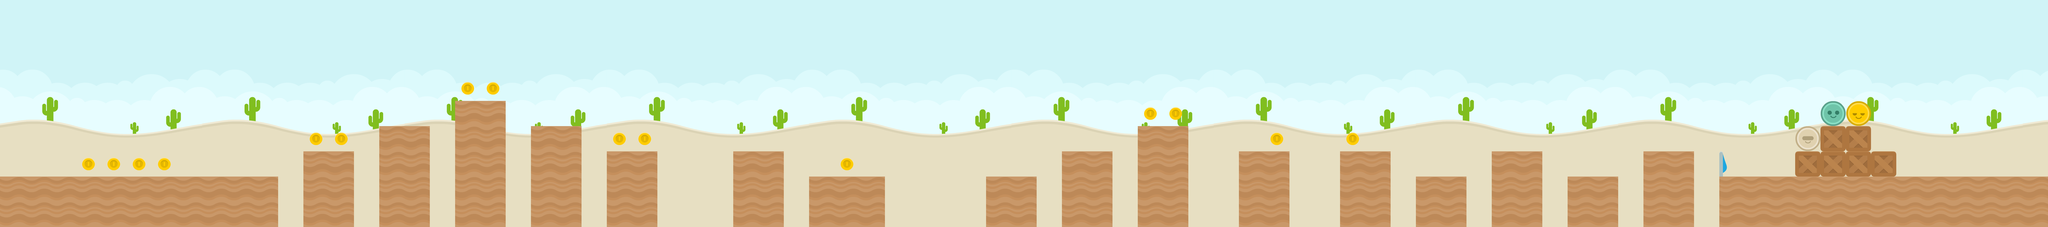

The image is a tile-based game level rendered from a .tmx file. Its description and complete source (layers, tilesets, objects, tile grids) follow:
An orthogonal 81x9 tile map with 128x128 px tiles, 2 tile layers (Tile Layer 1, Tile Layer 2), 5 tilesets and 34 objects.

<map version="1.0" orientation="orthogonal" renderorder="right-down" width="81" height="9" tilewidth="128" tileheight="128" nextobjectid="37">
 <tileset firstgid="1" name="spritesheet_items" tilewidth="128" tileheight="128" tilecount="32" columns="8">
  <image source="../tilesets/spritesheet_items.png" width="1024" height="512" />
 </tileset>
 <tileset firstgid="33" name="colored_desert" tilewidth="128" tileheight="128" tilecount="64" columns="8">
  <image source="../tilesets/colored_desert.png" width="1024" height="1024" />
 </tileset>
 <tileset firstgid="97" name="spritesheet_tiles" tilewidth="128" tileheight="128" spacing="2" margin="1" tilecount="128" columns="8">
  <image source="../tilesets/spritesheet_tiles.png" width="1040" height="2080" />
 </tileset>
 <tileset firstgid="225" name="players" tilewidth="128" tileheight="128" tilecount="4" columns="4">
  <image source="../tilesets/players.png" width="512" height="128" />
 </tileset>
 <tileset firstgid="229" name="spritesheet_ground" tilewidth="128" tileheight="128" spacing="2" margin="1" tilecount="128" columns="8">
  <image source="../tilesets/spritesheet_ground.png" width="1040" height="2080" />
 </tileset>
 <layer name="Tile Layer 1" width="81" height="9">
  <data encoding="csv">
33,34,35,36,37,38,39,40,33,34,35,36,37,38,39,40,33,34,35,36,37,38,39,40,33,34,35,36,37,38,39,40,33,34,35,36,37,38,39,40,33,34,35,36,37,38,39,40,33,34,35,36,37,38,39,40,33,34,35,36,37,38,39,40,33,34,35,36,37,38,39,40,33,34,35,36,37,38,39,40,33,
41,42,43,44,45,46,47,48,41,42,43,44,45,46,47,48,41,42,43,44,45,46,47,48,41,42,43,44,45,46,47,48,41,42,43,44,45,46,47,48,41,42,43,44,45,46,47,48,41,42,43,44,45,46,47,48,41,42,43,44,45,46,47,48,41,42,43,44,45,46,47,48,41,42,43,44,45,46,47,48,41,
49,50,51,52,53,54,55,56,49,50,51,52,53,54,55,56,49,50,51,52,53,54,55,56,49,50,51,52,53,54,55,56,49,50,51,52,53,54,55,56,49,50,51,52,53,54,55,56,49,50,51,52,53,54,55,56,49,50,51,52,53,54,55,56,49,50,51,52,53,54,55,56,49,50,51,52,53,54,55,56,49,
57,58,59,60,61,62,63,64,57,58,59,60,61,62,63,64,57,58,59,60,61,62,63,64,57,58,59,60,61,62,63,64,57,58,59,60,61,62,63,64,57,58,59,60,61,62,63,64,57,58,59,60,61,62,63,64,57,58,59,60,61,62,63,64,57,58,59,60,61,62,63,64,57,58,59,60,61,62,63,64,57,
65,66,67,68,69,70,71,72,65,66,67,68,69,70,71,72,65,66,67,68,69,70,71,72,65,66,67,68,69,70,71,72,65,66,67,68,69,70,71,72,65,66,67,68,69,70,71,72,65,66,67,68,69,70,71,72,65,66,67,68,69,70,71,72,65,66,67,68,69,70,71,72,65,66,67,68,69,70,71,72,65,
73,74,75,76,77,78,79,80,73,74,75,76,77,78,79,80,73,74,75,76,77,78,79,80,73,74,75,76,77,78,79,80,73,74,75,76,77,78,79,80,73,74,75,76,77,78,79,80,73,74,75,76,77,78,79,80,73,74,75,76,77,78,79,80,73,74,75,76,77,78,79,80,73,74,75,76,77,78,79,80,73,
81,82,83,84,85,86,87,88,81,82,83,84,85,86,87,88,81,82,83,84,85,86,87,88,81,82,83,84,85,86,87,88,81,82,83,84,85,86,87,88,81,82,83,84,85,86,87,88,81,82,83,84,85,86,87,88,81,82,83,84,85,86,87,88,81,82,83,84,85,86,87,88,81,82,83,84,85,86,87,88,81,
89,90,91,92,93,94,95,96,89,90,89,90,91,92,93,94,95,96,96,96,96,96,96,96,96,96,96,96,96,96,96,96,89,90,91,92,93,94,95,96,89,90,91,92,93,94,95,96,89,90,91,92,93,94,95,96,89,90,91,92,93,94,95,96,89,90,91,92,93,94,95,96,89,90,91,92,93,94,95,96,298,
89,89,90,91,92,93,94,95,96,96,96,96,96,96,96,96,96,96,89,89,89,89,89,89,90,91,92,93,94,95,96,96,96,96,96,96,96,96,89,89,89,89,89,89,89,89,89,90,91,92,93,94,95,96,96,96,96,96,96,96,94,95,96,96,96,89,89,89,89,89,89,89,89,90,91,92,93,94,95,96,298
</data>
 </layer>
 <layer name="Tile Layer 2" width="81" height="9">
  <data encoding="csv">
0,0,0,0,0,0,0,0,0,0,0,0,0,0,0,0,0,0,0,0,0,0,0,0,0,0,0,0,0,0,0,0,0,0,0,0,0,0,0,0,0,0,0,0,0,0,0,0,0,0,0,0,0,0,0,0,0,0,0,0,0,0,0,0,0,0,0,0,0,0,0,0,0,0,0,0,0,0,0,0,0,
0,0,0,0,0,0,0,0,0,0,0,0,0,0,0,0,0,0,0,0,0,0,0,0,0,0,0,0,0,0,0,0,0,0,0,0,0,0,0,0,0,0,0,0,0,0,0,0,0,0,0,0,0,0,0,0,0,0,0,0,0,0,0,0,0,0,0,0,0,0,0,0,0,0,0,0,0,0,0,0,0,
0,0,0,0,0,0,0,0,0,0,0,0,0,0,0,0,0,0,0,0,0,0,0,0,0,0,0,0,0,0,0,0,0,0,0,0,0,0,0,0,0,0,0,0,0,0,0,0,0,0,0,0,0,0,0,0,0,0,0,0,0,0,0,0,0,0,0,0,0,0,0,0,0,0,0,0,0,0,0,0,0,
0,0,0,0,0,0,0,0,0,0,0,0,0,0,0,0,0,0,30,30,0,0,0,0,0,0,0,0,0,0,0,0,0,0,0,0,0,0,0,0,0,0,0,0,0,0,0,0,0,0,0,0,0,0,0,0,0,0,0,0,0,0,0,0,0,0,0,0,0,0,0,0,0,0,0,0,0,0,0,0,0,
0,0,0,0,0,0,0,0,0,0,0,0,0,0,0,0,0,0,298,298,0,0,0,0,0,0,0,0,0,0,0,0,0,0,0,0,0,0,0,0,0,0,0,0,0,30,30,0,0,0,0,0,0,0,0,0,0,0,0,0,0,0,0,0,0,0,0,0,0,0,0,0,228,226,0,0,0,0,0,0,0,
0,0,0,0,0,0,0,0,0,0,0,0,30,30,0,298,298,0,298,298,0,298,298,0,30,30,0,0,0,0,0,0,0,0,0,0,0,0,0,0,0,0,0,0,0,298,298,0,0,0,30,0,0,30,0,0,0,0,0,0,0,0,0,0,0,0,0,0,0,0,0,227,129,129,0,0,0,0,0,0,0,
0,0,0,30,30,30,30,31,31,0,0,0,298,298,0,298,298,0,298,298,0,298,298,0,298,298,0,0,0,298,298,0,0,30,0,0,0,0,0,0,0,0,298,298,0,298,298,0,0,298,298,0,0,298,298,0,0,0,0,298,298,0,0,0,0,298,298,0,11,0,0,129,129,129,129,0,0,0,0,0,0,
298,298,298,298,298,298,298,298,298,298,298,0,298,298,0,298,298,0,298,298,0,298,298,0,298,298,0,0,0,298,298,0,298,298,298,0,0,0,0,298,298,0,298,298,0,298,298,0,0,298,298,0,0,298,298,0,298,298,0,298,298,0,298,298,0,298,298,0,298,298,298,298,298,298,298,298,298,298,298,298,0,
298,298,298,298,298,298,298,298,298,298,298,0,298,298,0,298,298,0,298,298,0,298,298,0,298,298,0,0,0,298,298,0,298,298,298,0,0,0,0,298,298,0,298,298,0,298,298,0,0,298,298,0,0,298,298,0,298,298,0,298,298,0,298,298,0,298,298,0,298,298,298,298,298,298,298,298,298,298,298,298,0
</data>
 </layer>
 <objectgroup name="Object Layer 1">
  <object id="2" x="8704" y="896" width="1536" height="256" />
  <object id="3" x="8320" y="768" width="256" height="384" />
  <object id="5" x="7936" y="896" width="256" height="256" />
  <object id="6" x="7552" y="768" width="256" height="384" />
  <object id="7" x="7168" y="896" width="256" height="256" />
  <object id="8" x="6784" y="768" width="256" height="384" />
  <object id="9" x="6272" y="768" width="256" height="384" />
  <object id="10" x="5760" y="640" width="256" height="512" />
  <object id="11" x="5376" y="768" width="256" height="384" />
  <object id="12" x="4992" y="896" width="256" height="256" />
  <object id="13" x="4096" y="896" width="384" height="256" />
  <object id="14" x="3712" y="768" width="256" height="384" />
  <object id="15" x="3072" y="768" width="256" height="384" />
  <object id="16" x="2688" y="640" width="256" height="512" />
  <object id="17" x="2304" y="512" width="256" height="640" />
  <object id="18" x="1920" y="640" width="256" height="512" />
  <object id="19" x="1536" y="768" width="256" height="384" />
  <object id="20" x="0" y="896" width="1408" height="256" />
 </objectgroup>
 <objectgroup name="Object Layer 2">
  <object id="21" x="800" y="800" width="64" height="64">
   <ellipse />
  </object>
  <object id="22" x="672" y="800" width="64" height="64">
   <ellipse />
  </object>
  <object id="23" x="544" y="800" width="64" height="64">
   <ellipse />
  </object>
  <object id="24" x="416" y="800" width="64" height="64">
   <ellipse />
  </object>
  <object id="25" x="1568" y="672" width="64" height="64">
   <ellipse />
  </object>
  <object id="26" x="1696" y="672" width="64" height="64">
   <ellipse />
  </object>
  <object id="27" x="2336" y="416" width="64" height="64">
   <ellipse />
  </object>
  <object id="28" x="2464" y="416" width="64" height="64">
   <ellipse />
  </object>
  <object id="29" x="3104" y="672" width="64" height="64">
   <ellipse />
  </object>
  <object id="31" x="3232" y="672" width="64" height="64">
   <ellipse />
  </object>
  <object id="32" x="4256" y="800" width="64" height="64">
   <ellipse />
  </object>
  <object id="33" x="5792" y="544" width="64" height="64">
   <ellipse />
  </object>
  <object id="34" x="5920" y="544" width="64" height="64">
   <ellipse />
  </object>
  <object id="35" x="6432" y="672" width="64" height="64">
   <ellipse />
  </object>
  <object id="36" x="6816" y="672" width="64" height="64">
   <ellipse />
  </object>
 </objectgroup>
 <objectgroup name="Object Layer 3">
  <object id="1" x="8832" y="0" width="128" height="896" />
 </objectgroup>
</map>
